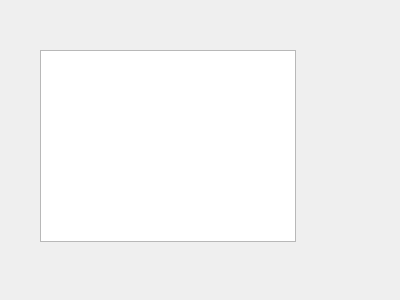
<?xml version="1.0" encoding="UTF-8"?>
<ui version="4.0">
 <class>Form</class>
 <widget class="QWidget" name="Form">
  <property name="geometry">
   <rect>
    <x>0</x>
    <y>0</y>
    <width>400</width>
    <height>300</height>
   </rect>
  </property>
  <property name="windowTitle">
   <string>Form</string>
  </property>
  <widget class="QListView" name="listView">
   <property name="geometry">
    <rect>
     <x>40</x>
     <y>50</y>
     <width>256</width>
     <height>192</height>
    </rect>
   </property>
  </widget>
 </widget>
 <resources/>
 <connections/>
</ui>
